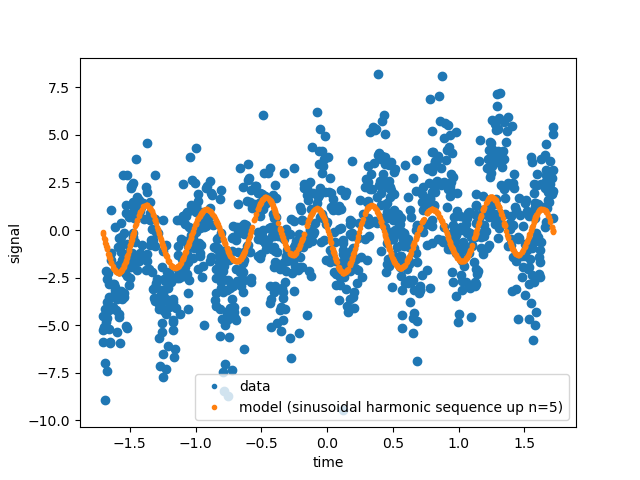

Recreate this plot in Python.
import numpy as np
import math
import matplotlib.pyplot as plt
import pandas as pd


data=np.genfromtxt("signal.dat",delimiter="|",skip_header=1,usecols=(1,2))
t=data[:,0]
s=data[:,1]



tp = (t - t.mean()) / t.std()
plt.scatter(tp,s)
plt.xlabel('time ')
plt.ylabel('signal')

#set period
p=(max(tp)-min(tp))/2
print(p)

A = np.zeros((len(tp),11))

A[:, 0] = 1.
A[:, 1] = np.sin(2*np.pi*tp/p )
A[:, 2] = np.cos(2*np.pi*tp/p )
A[:, 3] = np.sin(2*np.pi*2*tp/p )
A[:, 4] = np.cos(2*np.pi*2*tp/p )
A[:, 5] = np.sin(2*np.pi*3*tp/p )
A[:, 6] = np.cos(2*np.pi*3*tp/p )
A[:, 7] = np.sin(2*np.pi*4*tp/p )
A[:, 8] = np.cos(2*np.pi*4*tp/p )
A[:, 9] = np.sin(2*np.pi*5*tp/p )
A[:, 10] = np.cos(2*np.pi*5*tp/p )

print(A.shape)
print(A)

(u, w, vt) = np.linalg.svd(A, full_matrices=False)
print(u.shape)
print(w.shape)
print(vt.shape)
print(w)

ainv = vt.transpose().dot(np.diag(1. / w)).dot(u.transpose())
x = ainv.dot(s)
print(x)

sm = A.dot(x)
plt.plot(tp, s, '.', label='data')
plt.plot(tp, sm, '.', label='model (sinusoidal harmonic sequence up n=5)')
plt.xlabel('time')
plt.ylabel('signal')
plt.legend()

plt.savefig('prob_3_part_e.png')

